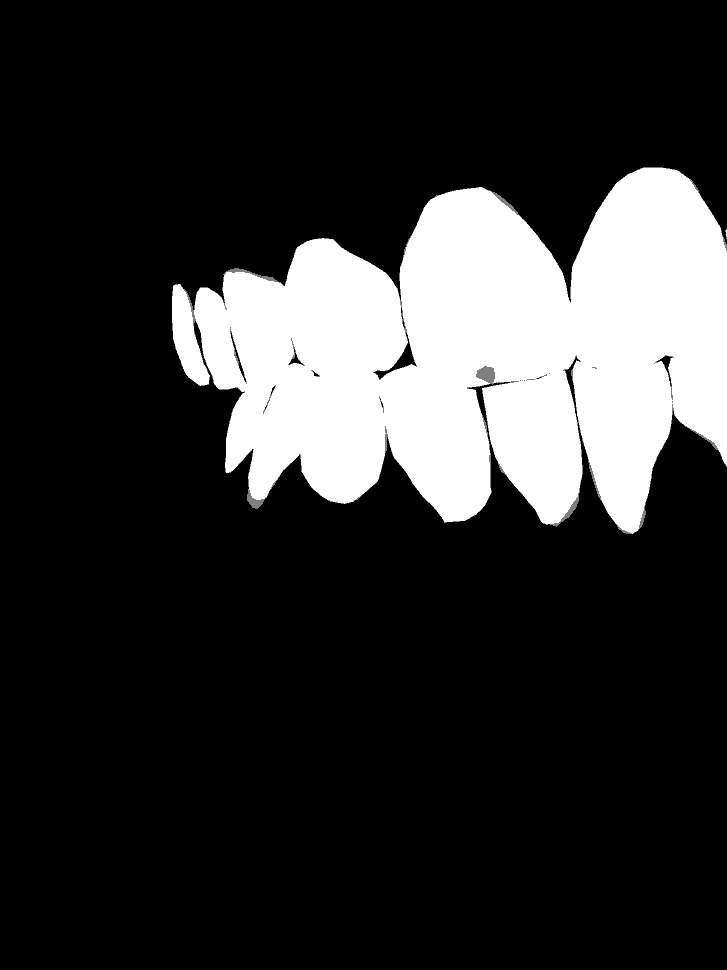
#> input picture seg/trials/IMG_2473_jpeg.rf.a3877c8222c3b9f78d9e7980e877285b_mask.png, 727 x 970 px, shrunk from 3024 x 4032 before the run
$ python extract_boundary.py
#> lines starting #> are read from the running program, lines starting #| are printed output that depends on the picture; after the words box and inside, x2 and y2 are one past the last pixel; in counts of white or black regions, pixels touching at a corner belong together
# [50 lines of commented-out code are left out]

import os
import cv2
import numpy as np
import matplotlib.pyplot as plt
from tqdm import tqdm

def add_padding(img, pad=20):
    """Add padding around the image to prevent cropping during transformations"""
    return cv2.copyMakeBorder(img, pad, pad, pad, pad, cv2.BORDER_CONSTANT, value=0)

def center_mask_contour(mask):
    """Center the mask using contour moments for more precise centering"""
    # Find contours
    contours, _ = cv2.findContours((mask > 0).astype(np.uint8), cv2.RETR_EXTERNAL,
                                  cv2.CHAIN_APPROX_NONE)

    if not contours:
        return mask

    # Find the largest contour (should be the teeth)
    largest_contour = max(contours, key=cv2.contourArea)

    # Get the center of the contour
    M = cv2.moments(largest_contour)
    if M["m00"] != 0:
        cX = int(M["m10"] / M["m00"])
        cY = int(M["m01"] / M["m00"])
    else:
        return mask

    # Calculate translation to center
    h, w = mask.shape[:2]
    dx = w//2 - cX
    dy = h//2 - cY

    # Apply translation
    M = np.float32([[1, 0, dx], [0, 1, dy]])
    centered = cv2.warpAffine(mask, M, (w, h))

    return centered

def extract_boundary_contour(mask):
    """Extract boundary using contour detection for smoother results"""
    # Ensure mask is binary and has proper intensity values
    _, binary_mask = cv2.threshold(mask, 1, 255, cv2.THRESH_BINARY)

    # Find contours
    contours, _ = cv2.findContours(binary_mask, cv2.RETR_EXTERNAL, cv2.CHAIN_APPROX_NONE)

    # Create empty boundary image
    boundary = np.zeros_like(binary_mask)

    # Draw contours
    cv2.drawContours(boundary, contours, -1, 255, 1)

    # If no contours found or result too faint, try internal contours
    if np.sum(boundary) < 100:
        contours, _ = cv2.findContours(binary_mask, cv2.RETR_TREE, cv2.CHAIN_APPROX_NONE)
        cv2.drawContours(boundary, contours, -1, 255, 1)

    # Final fallback: use Canny edge detection
    if np.sum(boundary) < 100:
        contrast_stretched = cv2.normalize(mask, None, 0, 255, cv2.NORM_MINMAX)
        boundary = cv2.Canny(contrast_stretched, 30, 150)

    return boundary

# [73 lines left out: function process_masks, not called in this run]

def visualize_single_mask(mask_path):
    """Visualize processing steps for a single mask"""
    # Load the grayscale mask
    mask = cv2.imread(mask_path, cv2.IMREAD_GRAYSCALE)
    if mask is None:
        print(f"Error: Could not read {mask_path}")
        return

    print(f"Mask shape: {mask.shape}")
    print(f"Unique values: {np.unique(mask)}")

    # Add padding
    padded_mask = add_padding(mask, pad=30)

    # Center the mask
    centered_mask = center_mask_contour(padded_mask)

    # Binarize the mask
    _, binary_mask = cv2.threshold(centered_mask, 1, 255, cv2.THRESH_BINARY)

    # Extract boundary
    boundary_mask = extract_boundary_contour(centered_mask)

    # Plot results
    plt.figure(figsize=(15, 5))

    plt.subplot(1, 4, 1)
    plt.imshow(mask, cmap='gray')
    plt.title("Original Mask")
    plt.axis('off')

    plt.subplot(1, 4, 2)
    plt.imshow(centered_mask, cmap='gray')
    plt.title("Centered Mask")
    plt.axis('off')

    plt.subplot(1, 4, 3)
    plt.imshow(binary_mask, cmap='gray')
    plt.title("Binary Mask")
    plt.axis('off')

    plt.subplot(1, 4, 4)
    plt.imshow(boundary_mask, cmap='gray')
    plt.title("Boundary Mask")
    plt.axis('off')

    plt.tight_layout()
    plt.show()

    return boundary_mask

def main():
    # Set input and output directories
    input_dir = "./data/new_data/valid/label/"
    output_dir = "./data/new_data/valid/boundary_masks"

    # Process all masks
    # process_masks(input_dir, output_dir, visualize_samples=5)

    # Or process a single mask for testing
    test_mask_path = './IMG_2473_jpeg.rf.a3877c8222c3b9f78d9e7980e877285b_mask.png'
    visualize_single_mask(test_mask_path)
#> in visualize_single_mask, mask is the input picture: shape (970, 727); min 0, max 2, mean 0.377
#| Mask shape: (970, 727)
#| Unique values: [0 1 2]
#> in add_padding, `return cv2.copyMakeBorder(img, pad, pad, pad, pad, cv2.BORDER_CONSTANT..`:
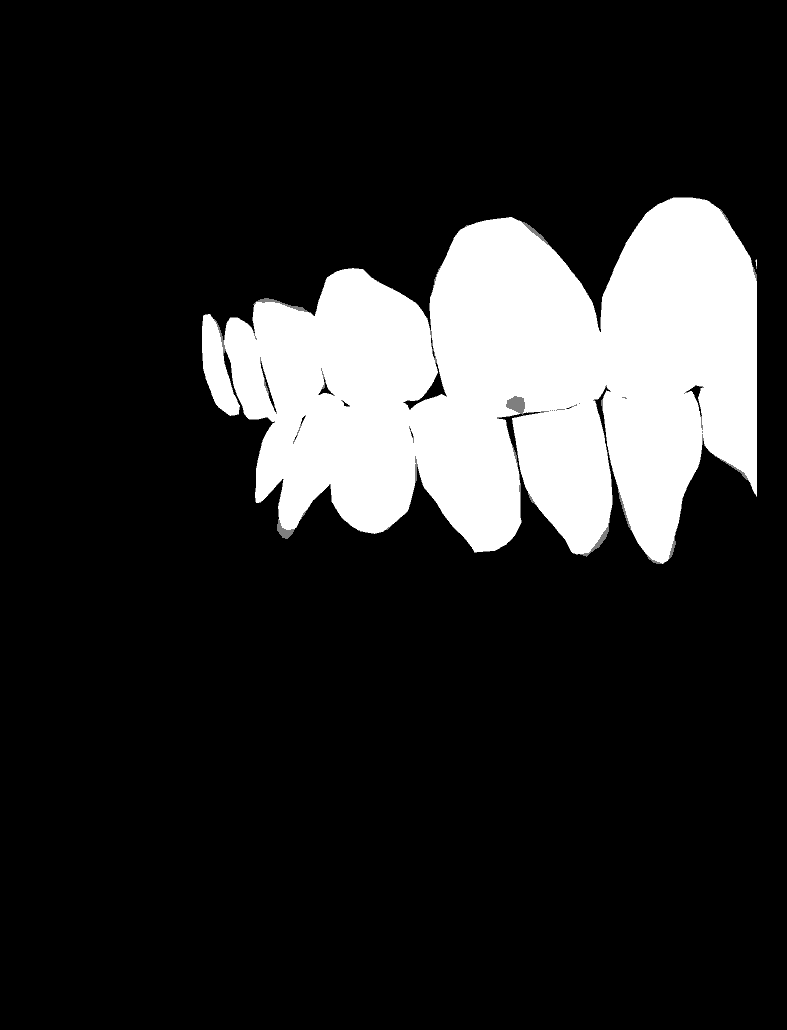
#> returned value: shape (1030, 787); min 0, max 2, mean 0.328; drawn with min black and max white
#> in center_mask_contour, `contours, _ = cv2.findContours((mask > 0).astype(np.uint8), cv2.RETR_E..`: contours = 2 contours, 1 with area under 20; largest, box (x1, y1, x2, y2) and area: (202, 197, 757, 564) 134116
#> in center_mask_contour, `largest_contour = max(contours, key=cv2.contourArea)`: largest_contour = contour of 2470 points, box (x1, y1, x2, y2) (202, 197, 757, 564), area 134116
#> in center_mask_contour, `M = cv2.moments(largest_contour)`: M = moments, m00 134116, centre m10/m00, m01/m00 = (508.9, 383.8)
#> in center_mask_contour, `cX = int(M["m10"] / M["m00"])`: cX = 508
#> in center_mask_contour, `cY = int(M["m01"] / M["m00"])`: cY = 383
#> in center_mask_contour, `dx = w//2 - cX`: dx = -115
#> in center_mask_contour, `dy = h//2 - cY`: dy = 132
#> in center_mask_contour, `M = np.float32([[1, 0, dx], [0, 1, dy]])`: M = [[1, 0, -115], [0, 1, 132]]
#> in center_mask_contour, `centered = cv2.warpAffine(mask, M, (w, h))`:
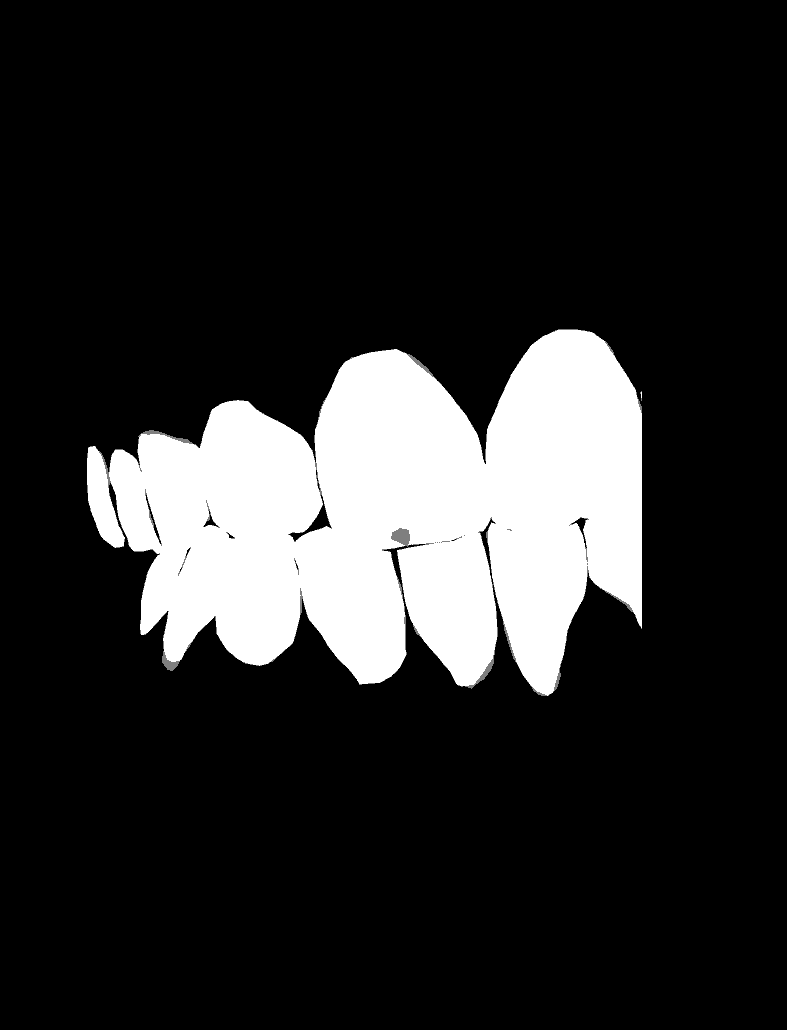
#> centered: shape (1030, 787); min 0, max 2, mean 0.328; drawn with min black and max white
#> in visualize_single_mask, `_, binary_mask = cv2.threshold(centered_mask, 1, 255, cv2.THRESH_BINARY)`:
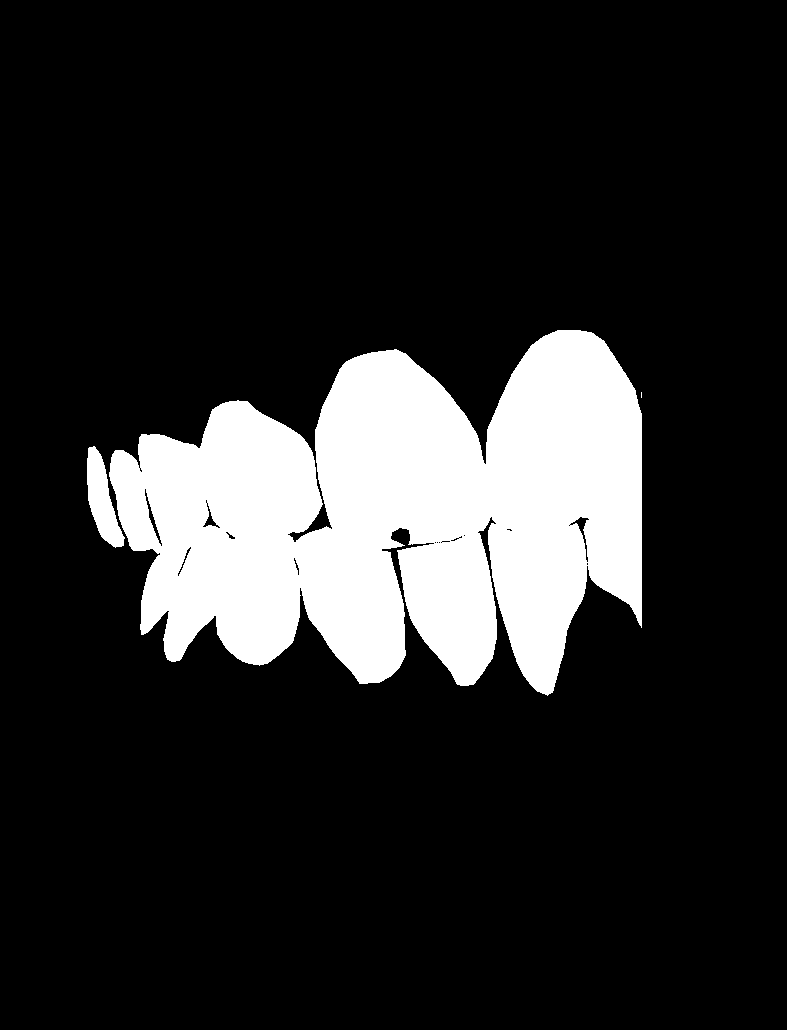
#> binary_mask: shape (1030, 787); 16.2% white; 3 white regions (1 under 20 px)
#> in extract_boundary_contour, `contours, _ = cv2.findContours(binary_mask, cv2.RETR_EXTERNAL, cv2.CHA..`: contours = 3 contours, 1 with area under 20; largest, box (x1, y1, x2, y2) and area: (109, 330, 642, 696) 128611, (87, 446, 125, 548) 1844
#> in extract_boundary_contour, `cv2.drawContours(boundary, contours, -1, 255, 1)`:
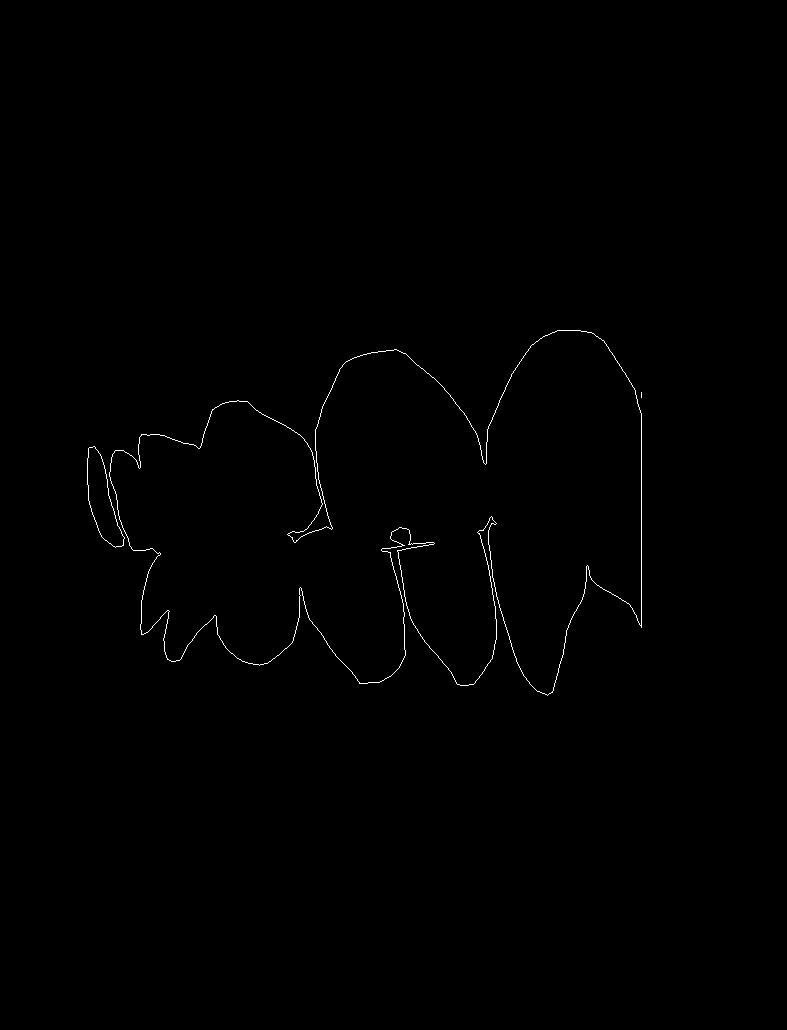
#> boundary: shape (1030, 787); 0.38% white in thin lines or dots, all inside (x1, y1, x2, y2) = (87, 330, 642, 696)

if __name__ == "__main__":
    main()
